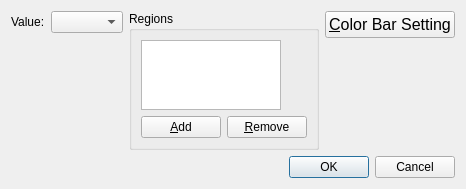
<?xml version="1.0" encoding="UTF-8"?>
<ui version="4.0">
 <class>Post3dWindowCellContourGroupSettingDialog</class>
 <widget class="QDialog" name="Post3dWindowCellContourGroupSettingDialog">
  <property name="geometry">
   <rect>
    <x>0</x>
    <y>0</y>
    <width>462</width>
    <height>189</height>
   </rect>
  </property>
  <property name="windowTitle">
   <string>Contour Setting (cell center)</string>
  </property>
  <layout class="QVBoxLayout" name="verticalLayout_6">
   <item>
    <layout class="QHBoxLayout" name="horizontalLayout_5" stretch="0,1,0">
     <item>
      <layout class="QVBoxLayout" name="verticalLayout_3">
       <item>
        <layout class="QHBoxLayout" name="horizontalLayout_3">
         <item>
          <widget class="QLabel" name="valueLabel">
           <property name="text">
            <string>Value:</string>
           </property>
          </widget>
         </item>
         <item>
          <widget class="QComboBox" name="valueComboBox"/>
         </item>
         <item>
          <spacer name="horizontalSpacer">
           <property name="orientation">
            <enum>Qt::Horizontal</enum>
           </property>
           <property name="sizeHint" stdset="0">
            <size>
             <width>40</width>
             <height>20</height>
            </size>
           </property>
          </spacer>
         </item>
        </layout>
       </item>
       <item>
        <widget class="LookupTableEditWidget" name="lookupTableWidget" native="true"/>
       </item>
       <item>
        <spacer name="verticalSpacer_2">
         <property name="orientation">
          <enum>Qt::Vertical</enum>
         </property>
         <property name="sizeHint" stdset="0">
          <size>
           <width>20</width>
           <height>40</height>
          </size>
         </property>
        </spacer>
       </item>
      </layout>
     </item>
     <item>
      <widget class="QGroupBox" name="groupBox">
       <property name="title">
        <string>Regions</string>
       </property>
       <layout class="QVBoxLayout" name="verticalLayout_5">
        <item>
         <layout class="QVBoxLayout" name="verticalLayout_2">
          <item>
           <layout class="QHBoxLayout" name="horizontalLayout_2" stretch="0,1">
            <item>
             <widget class="QListWidget" name="rangeListWidget">
              <property name="sizePolicy">
               <sizepolicy hsizetype="Expanding" vsizetype="Expanding">
                <horstretch>0</horstretch>
                <verstretch>0</verstretch>
               </sizepolicy>
              </property>
             </widget>
            </item>
            <item>
             <layout class="QVBoxLayout" name="verticalLayout">
              <item>
               <widget class="Post3dWindowCellRangeSettingWidget" name="rangeSettingWidget" native="true"/>
              </item>
              <item>
               <spacer name="verticalSpacer_3">
                <property name="orientation">
                 <enum>Qt::Vertical</enum>
                </property>
                <property name="sizeHint" stdset="0">
                 <size>
                  <width>20</width>
                  <height>40</height>
                 </size>
                </property>
               </spacer>
              </item>
             </layout>
            </item>
           </layout>
          </item>
          <item>
           <layout class="QHBoxLayout" name="horizontalLayout">
            <item>
             <widget class="QPushButton" name="rangeAddButton">
              <property name="text">
               <string>&amp;Add</string>
              </property>
             </widget>
            </item>
            <item>
             <widget class="QPushButton" name="rangeRemoveButton">
              <property name="text">
               <string>&amp;Remove</string>
              </property>
             </widget>
            </item>
            <item>
             <spacer name="horizontalSpacer_3">
              <property name="orientation">
               <enum>Qt::Horizontal</enum>
              </property>
              <property name="sizeHint" stdset="0">
               <size>
                <width>40</width>
                <height>20</height>
               </size>
              </property>
             </spacer>
            </item>
           </layout>
          </item>
         </layout>
        </item>
       </layout>
      </widget>
     </item>
     <item>
      <layout class="QVBoxLayout" name="verticalLayout_4">
       <item>
        <widget class="QPushButton" name="colorbarSettingButton">
         <property name="font">
          <font>
           <pointsize>12</pointsize>
          </font>
         </property>
         <property name="text">
          <string>&amp;Color Bar Setting</string>
         </property>
        </widget>
       </item>
       <item>
        <spacer name="verticalSpacer">
         <property name="orientation">
          <enum>Qt::Vertical</enum>
         </property>
         <property name="sizeHint" stdset="0">
          <size>
           <width>20</width>
           <height>40</height>
          </size>
         </property>
        </spacer>
       </item>
      </layout>
     </item>
    </layout>
   </item>
   <item>
    <widget class="QDialogButtonBox" name="buttonBox">
     <property name="orientation">
      <enum>Qt::Horizontal</enum>
     </property>
     <property name="standardButtons">
      <set>QDialogButtonBox::Cancel|QDialogButtonBox::Ok</set>
     </property>
    </widget>
   </item>
  </layout>
 </widget>
 <customwidgets>
  <customwidget>
   <class>LookupTableEditWidget</class>
   <extends>QWidget</extends>
   <header>guicore/scalarstocolors/lookuptableeditwidget.h</header>
   <container>1</container>
  </customwidget>
  <customwidget>
   <class>Post3dWindowCellRangeSettingWidget</class>
   <extends>QWidget</extends>
   <header>post3dwindowcellrangesettingwidget.h</header>
   <container>1</container>
  </customwidget>
 </customwidgets>
 <resources/>
 <connections>
  <connection>
   <sender>buttonBox</sender>
   <signal>accepted()</signal>
   <receiver>Post3dWindowCellContourGroupSettingDialog</receiver>
   <slot>accept()</slot>
   <hints>
    <hint type="sourcelabel">
     <x>248</x>
     <y>254</y>
    </hint>
    <hint type="destinationlabel">
     <x>157</x>
     <y>274</y>
    </hint>
   </hints>
  </connection>
  <connection>
   <sender>buttonBox</sender>
   <signal>rejected()</signal>
   <receiver>Post3dWindowCellContourGroupSettingDialog</receiver>
   <slot>reject()</slot>
   <hints>
    <hint type="sourcelabel">
     <x>316</x>
     <y>260</y>
    </hint>
    <hint type="destinationlabel">
     <x>286</x>
     <y>274</y>
    </hint>
   </hints>
  </connection>
 </connections>
</ui>
